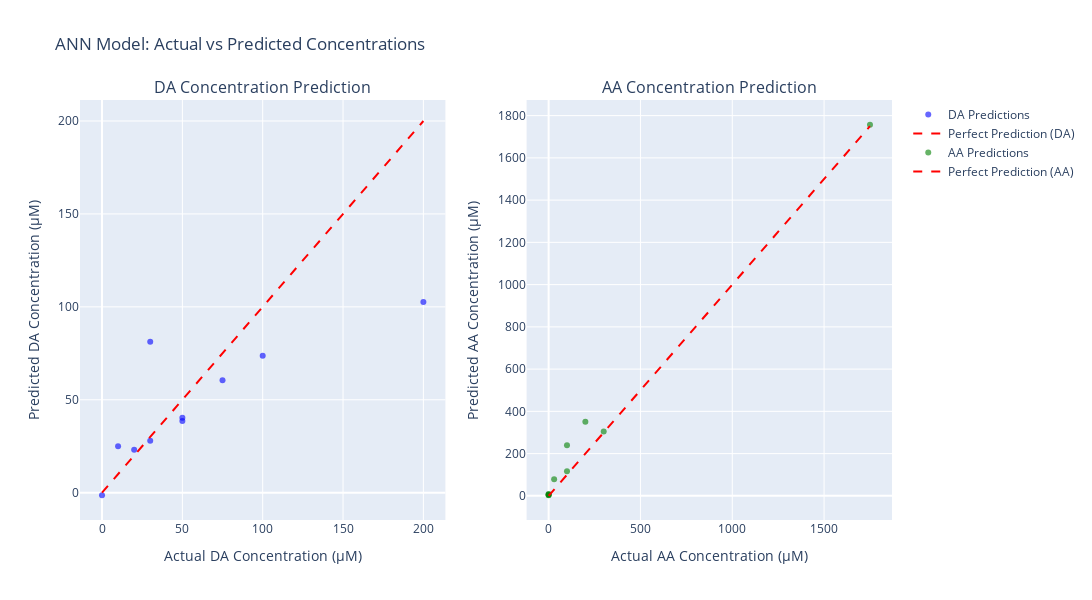

The code cell stored with this chart in its notebook:
### Code cell
import plotly.graph_objects as go
from plotly.subplots import make_subplots

# Create subplots
fig = make_subplots(
    rows=1, cols=2,
    subplot_titles=('DA Concentration Prediction', 'AA Concentration Prediction')
)


# DA Concentration Plot
fig.add_trace(
    go.Scatter(
        x=y_test['DA Concentration (uM)'],
        y=y_pred[:, 0],
        mode='markers',
        name='DA Predictions',
        marker=dict(color='blue', opacity=0.6),
        hovertemplate='Actual: %{x:.2f}<br>Predicted: %{y:.2f}<extra></extra>'
    ),
    row=1, col=1
)

# Perfect prediction line for DA
fig.add_trace(
    go.Scatter(
        x=[y_test['DA Concentration (uM)'].min(), y_test['DA Concentration (uM)'].max()],
        y=[y_test['DA Concentration (uM)'].min(), y_test['DA Concentration (uM)'].max()],
        mode='lines',
        name='Perfect Prediction (DA)',
        line=dict(color='red', dash='dash')
    ),
    row=1, col=1
)

# AA Concentration Plot
fig.add_trace(
    go.Scatter(
        x=y_test['AA Concentration (uM)'],
        y=y_pred[:, 1],
        mode='markers',
        name='AA Predictions',
        marker=dict(color='green', opacity=0.6),
        hovertemplate='Actual: %{x:.2f}<br>Predicted: %{y:.2f}<extra></extra>'
    ),
    row=1, col=2
)

# Perfect prediction line for AA
fig.add_trace(
    go.Scatter(
        x=[y_test['AA Concentration (uM)'].min(), y_test['AA Concentration (uM)'].max()],
        y=[y_test['AA Concentration (uM)'].min(), y_test['AA Concentration (uM)'].max()],
        mode='lines',
        name='Perfect Prediction (AA)',
        line=dict(color='red', dash='dash')
    ),
    row=1, col=2
)

# Update layout
fig.update_layout(
    title='ANN Model: Actual vs Predicted Concentrations',
    width=1200,
    height=600,
    showlegend=True,
    hovermode='closest'
)

# Update axes labels and annotations
fig.update_xaxes(title_text='Actual DA Concentration (µM)', row=1, col=1)
fig.update_yaxes(title_text='Predicted DA Concentration (µM)', row=1, col=1)
fig.update_xaxes(title_text='Actual AA Concentration (µM)', row=1, col=2)
fig.update_yaxes(title_text='Predicted AA Concentration (µM)', row=1, col=2)


# Show the plot
fig.show()

### Figure 1 — Plotly figure (JSON) as saved in the notebook; plotly's stock layout.template omitted (floating-point values rounded to 4 significant figures)
{"data": [{"hovertemplate": "Actual: %{x:.2f}<br>Predicted: %{y:.2f}<extra></extra>", "marker": {"color": "blue", "opacity": 0.6}, "mode": "markers", "name": "DA Predictions", "type": "scatter", "x": [0, 200, 75, 30, 10, 30, 50, 50, 100, 20], "xaxis": "x", "y": [-1.388, 102.5, 60.56, 27.88, 24.97, 81.22, 40.36, 38.61, 73.69, 23.16], "yaxis": "y"}, {"line": {"color": "red", "dash": "dash"}, "mode": "lines", "name": "Perfect Prediction (DA)", "type": "scatter", "x": [0, 200], "xaxis": "x", "y": [0, 200], "yaxis": "y"}, {"hovertemplate": "Actual: %{x:.2f}<br>Predicted: %{y:.2f}<extra></extra>", "marker": {"color": "green", "opacity": 0.6}, "mode": "markers", "name": "AA Predictions", "type": "scatter", "x": [1750, 200, 0, 30, 0, 300, 100, 0, 100, 0], "xaxis": "x2", "y": [1757.0, 351.1, 2.921, 78.25, 4.071, 304.8, 116.7, 8.322, 239.3, 6.139], "yaxis": "y2"}, {"line": {"color": "red", "dash": "dash"}, "mode": "lines", "name": "Perfect Prediction (AA)", "type": "scatter", "x": [0, 1750], "xaxis": "x2", "y": [0, 1750], "yaxis": "y2"}], "layout": {"annotations": [{"font": {"size": 16}, "showarrow": false, "text": "DA Concentration Prediction", "x": 0.225, "xanchor": "center", "xref": "paper", "y": 1, "yanchor": "bottom", "yref": "paper"}, {"font": {"size": 16}, "showarrow": false, "text": "AA Concentration Prediction", "x": 0.775, "xanchor": "center", "xref": "paper", "y": 1, "yanchor": "bottom", "yref": "paper"}], "height": 600, "hovermode": "closest", "showlegend": true, "title": {"text": "ANN Model: Actual vs Predicted Concentrations"}, "width": 1200, "xaxis": {"anchor": "y", "domain": [0, 0.45], "title": {"text": "Actual DA Concentration (µM)"}}, "xaxis2": {"anchor": "y2", "domain": [0.55, 1], "title": {"text": "Actual AA Concentration (µM)"}}, "yaxis": {"anchor": "x", "domain": [0, 1], "title": {"text": "Predicted DA Concentration (µM)"}}, "yaxis2": {"anchor": "x2", "domain": [0, 1], "title": {"text": "Predicted AA Concentration (µM)"}}}}
